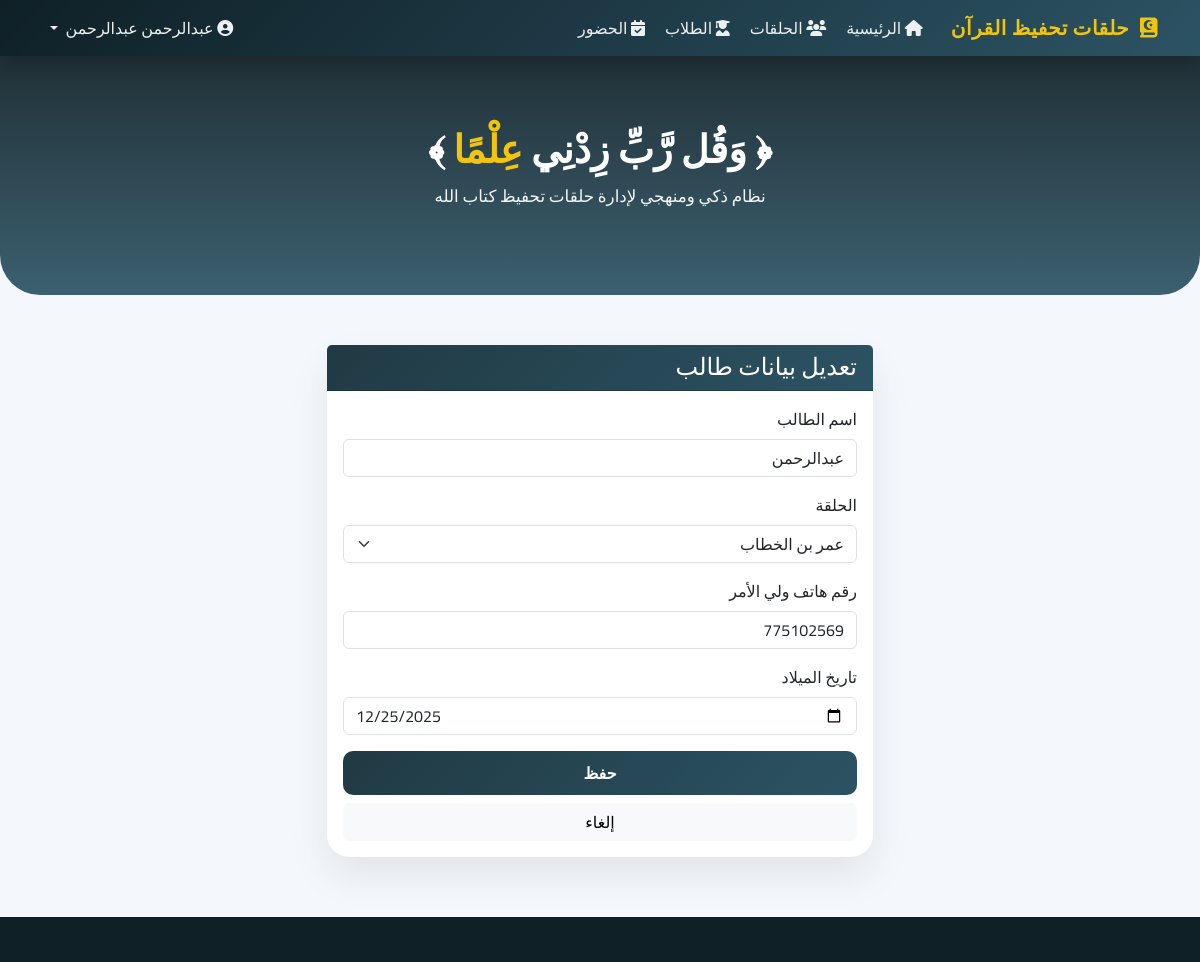
The app's page /student/1/edit/ (signed in) with its own data.
### quran_app/models.py (models this page shows, shortened)
class Student(models.Model):
    name = models.CharField(max_length=100, verbose_name="اسم الطالب")
    halaqa = models.ForeignKey(Halaqa, on_delete=models.CASCADE, related_name='students', verbose_name="الحلقة")
    phone = models.CharField(max_length=15, verbose_name="رقم هاتف ولي الأمر")
    birth_date = models.DateField(verbose_name="تاريخ الميلاد")
    join_date = models.DateField(auto_now_add=True, verbose_name="تاريخ التسجيل")
    class Meta:
        verbose_name = "طالب"
        verbose_name_plural = "الطلاب"

### quran_app/views.py (the view)
# urls.py: path('student/<int:pk>/edit/', views.student_update, name='student_update'),
@login_required
def student_update(request, pk):
    student = get_object_or_404(Student, pk=pk)
    if request.method == 'POST':
        form = StudentForm(request.POST, instance=student)
        if form.is_valid():
            form.save()
            messages.success(request, "تم تحديث بيانات الطالب")
            return redirect('student_list')
    else:
        form = StudentForm(instance=student)
        form.fields['halaqa'].queryset = Halaqa.objects.filter(teacher=request.user.teacher)
    return render(request, 'quran_app/student_form.html', {'form': form, 'title': 'تعديل بيانات طالب'})

### quran_app/forms.py
class StudentForm(forms.ModelForm):
    class Meta:
        model = Student
        fields = ['name', 'halaqa', 'phone', 'birth_date']
        widgets = {
            'name': forms.TextInput(attrs={'class': 'form-control'}),
            'halaqa': forms.Select(attrs={'class': 'form-select'}),
            'phone': forms.TextInput(attrs={'class': 'form-control'}),
            'birth_date': forms.DateInput(attrs={'class': 'form-control', 'type': 'date'}),
        }

### quran_app/models.py (called while the page is built)
    def __str__(self):
        return self.name

### quran_app/templates/quran_app/student_form.html (shortened to what this page needs)
{% extends 'quran_app/base.html' %}
{% block content %}
<div class="row justify-content-center">
    <div class="col-md-6">
        <div class="card">
            <div class="card-header bg-primary text-white">
                <h4 class="mb-0">{{ title }}</h4>
            </div>
            <div class="card-body">
                <form method="post">
                    {% for field in form %}
                    <div class="mb-3">
                        <label class="form-label">{{ field.label }}</label>
                        {{ field }}
                    </div>
                    {% endfor %}
                    <div class="d-grid gap-2">
                        <button type="submit" class="btn btn-primary">حفظ</button>
                        <a href="{% url 'student_list' %}" class="btn btn-light">إلغاء</a>
                    </div>
                </form>
            </div>
        </div>
    </div>
</div>
{% endblock %}

### quran_app/templates/quran_app/base.html (shortened to what this page needs)
<!DOCTYPE html>
<html lang="ar" dir="rtl">
<head>
    <link href="https://cdn.jsdelivr.net/npm/bootstrap@5.3.3/dist/css/bootstrap.rtl.min.css" rel="stylesheet">
    <link href="https://cdnjs.cloudflare.com/ajax/libs/font-awesome/6.5.1/css/all.min.css" rel="stylesheet">
</head>
<body>
<nav class="navbar navbar-expand-lg navbar-dark sticky-top">
    <div class="container">
        <a class="navbar-brand" href="{% url 'home' %}">
            <i class="fas fa-quran"></i>
            حلقات تحفيظ القرآن
        </a>
        <div class="collapse navbar-collapse" id="navMain">
            <ul class="navbar-nav me-auto">
                {% if user.is_authenticated %}
                <li class="nav-item">
                    <a class="nav-link" href="{% url 'home' %}">
                        <i class="fas fa-house ms-1"></i> الرئيسية
                    </a>
                </li>
                <li class="nav-item">
                    <a class="nav-link" href="{% url 'halaqa_list' %}">
                        <i class="fas fa-users ms-1"></i> الحلقات
                    </a>
                </li>
                <li class="nav-item">
                    <a class="nav-link" href="{% url 'student_list' %}">
                        <i class="fas fa-user-graduate ms-1"></i> الطلاب
                    </a>
                </li>
                <li class="nav-item">
                    <a class="nav-link" href="{% url 'attendance_list' %}">
                        <i class="fas fa-calendar-check ms-1"></i> الحضور
                    </a>
                </li>
                {% endif %}
            </ul>
            <ul class="navbar-nav ms-auto">
                {% if user.is_authenticated %}
                <li class="nav-item dropdown">
                    <a class="nav-link dropdown-toggle" data-bs-toggle="dropdown">
                        <i class="fas fa-user-circle ms-1"></i>
                        {{ user.get_full_name|default:user.username }}
                    </a>
                </li>
                {% endif %}
            </ul>
        </div>
    </div>
</nav>
<div class="hero">
    <h1>﴿ وَقُل رَّبِّ زِدْنِي <span>عِلْمًا</span> ﴾</h1>
    <p>نظام ذكي ومنهجي لإدارة حلقات تحفيظ كتاب الله</p>
</div>
<div class="container main-content">
    {% block content %}{% endblock %}
</div>
<footer class="footer"></footer>
</body>
</html>

### quran_app/templates/quran_app/base.html (style rules this page uses)
:root { --primary-dark: #0f2027; --primary-mid: #203a43; --primary-light: #2c5364; --gold: #f1c40f; --bg-soft: #f4f7fb; }
body { font-family: 'Cairo', sans-serif; background-color: var(--bg-soft); color: #2c3e50; }
.navbar { background: linear-gradient(135deg, var(--primary-dark), var(--primary-light)); box-shadow: 0 8px 25px rgba(0,0,0,0.2); }
.navbar-brand { font-weight: 800; color: var(--gold) !important; letter-spacing: 0.5px; }
.navbar-brand i { margin-left: 6px; }
.nav-link { color: #ecf0f1 !important; font-weight: 500; }
.hero { background: linear-gradient( rgba(15,32,39,0.92), rgba(44,83,100,0.92) ); color: #fff; padding: 70px 15px; text-align: center; border-radius: 0 0 40px 40px; margin-bottom: 50px; }
.hero h1 { font-weight: 800; font-size: 2.4rem; margin-bottom: 12px; }
.hero span { color: var(--gold); }
.hero p { font-size: 1.05rem; opacity: 0.95; }
.main-content { padding-bottom: 60px; }
.card { border: none; border-radius: 22px; box-shadow: 0 18px 40px rgba(0,0,0,0.08); transition: transform 0.4s ease, box-shadow 0.4s ease; }
.card-header { background: linear-gradient(135deg, var(--primary-mid), var(--primary-light)); color: #fff; font-weight: 700; border-radius: 22px 22px 0 0; }
.btn-primary { background: linear-gradient(135deg, var(--primary-mid), var(--primary-light)); border: none; font-weight: 600; padding: 10px 22px; border-radius: 10px; }
.footer { background-color: var(--primary-dark); height: 45px; }

### records on screen
Student: form "عبدالرحمن" "عمر بن الخطاب" "775102569" "12/25/2025"

### other values on screen
{{ user.get_full_name|default:user.username }} "عبدالرحمن عبدالرحمن"
{{ title }} "تعديل بيانات طالب"
{{ field.label }} "اسم الطالب" "الحلقة" "رقم هاتف ولي الأمر" "تاريخ الميلاد"
